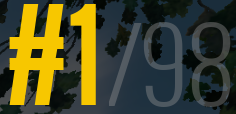
#> input picture datasets/pubg/cropped_images_manual/score_pubg_102.png, 236 x 114 px, found by its file name; its folder holds only this picture in this run
$ jupyter execute --allow-errors Text_extraction_v2.ipynb   (shell and % lines are left out)
#> lines starting #> are read from the running program, lines starting #| are printed output that depends on the picture
<a href="https://colab.research.google.com/github/MykhailoFokin/segmentation/blob/master/Text_extraction_v2.ipynb" target="_parent"></a>

# Notebook preparations

## Install required libraries

[cell 1]
# Function for text distance evaluation
# https://pypi.org/project/textdistance/
# https://pypi.org/project/python-Levenshtein/

[cell 2]
## Tesseract
try:
    from PIL import Image
except ImportError:
    import Image
import pytesseract

#pytesseract.pytesseract.tesseract_cmd = r'/usr/local/bin/pytesseract'

## Copy source data

[cell 3]
# Github repo with source data (images, etc)

[cell 4]
WORKDIR = 'segmentation'

[cell 5]
"""
# Commented block in case we need crop images once more
from pycocotools.coco import COCO
from tqdm import tqdm


TARGET_FOLDER = 'pubg' # all images
#TARGET_FOLDER = 'pubg_only_pc'

CLASSES = {'score':1, 'stat':2, 'username':3}

coco = COCO(os.path.join(WORKDIR, 'pubg.json'))

cat_ids = coco.getCatIds(catNms=['games'])
img_ids = coco.getImgIds(catIds=cat_ids)
imgs = coco.loadImgs(img_ids)

masks = []
for img in tqdm(imgs, 'Crop images'):
    ann_ids = coco.getAnnIds(imgIds=img['id'], catIds=cat_ids)
    anns = coco.loadAnns(ann_ids)

    mask = np.zeros((img['height'], img['width']))
    for ann in anns:
      if Path(os.path.join(WORKDIR, 'datasets', TARGET_FOLDER, img['file_name'])).is_file() :
        image = cv2.imread(os.path.join(os.path.join(WORKDIR, 'datasets', TARGET_FOLDER), img['file_name']))
        x,y,w,h = ann["bbox"]
        if (w!=0 and h!=0) :
          crop_img = image[y:y+h, x:x+w]
          cv2.imwrite(os.path.join(WORKDIR, 'datasets', 'cropped_images_manual', ann['metadata']['name'] + '_' + img['file_name'][:-3]+"png"), crop_img)
"""

## Imports

[cell 6]
import os
import cv2
import keras
import matplotlib.pyplot as plt
import tensorflow.compat.v1 as tf
import numpy as np
import pandas as pd
import math
from pathlib import Path
from google.colab import files
from Levenshtein import *

# Main text proccessing class and helper functions

## Helper function for data visualization

[cell 7]
# helper function for data visualization
# [21 lines left out: functions visualize, denormalize, not called in this run]

## Main working class. This is our work model

[cell 8]
class TextProcessor:

  def __init__(
            self,
            work_dir,
            preprocessing=None,
            preprocessing_add_border=None,
            print_first_3=False,
            preprocessing_resize_3033=None,
            improve_quality_for_small=None,
            use_grayscale=None,
            filter_list=None,
    ):
        self.work_dir = work_dir
        self.text_boxes = dict()
        self.preprocessing = preprocessing
        self.preprocessing_add_border = preprocessing_add_border
        self.print_first_3 = print_first_3
        self.bordersize = 2
        self.preprocessing_resize_3033=preprocessing_resize_3033
        self.default_model_lang = 'eng'
        self.model_lang = self.default_model_lang
        self.__load_csv_source_data() # load data from ground thruth file
#> (reads text_data.csv from the repository)
        self.improve_quality_for_small = improve_quality_for_small
        self.grayscale = use_grayscale
        self.filter_list = filter_list

  def process_data(self, process_flag=1) :
    #for r, d, f in os.walk(os.path.join(WORKDIR, 'datasets', 'cropped_images')):
#> called with process_flag = 2
    first_3_counter = 0
    for r, d, f in os.walk(self.work_dir):
        for file in f:
            if '.png' in file:

              # Filter if needed (skip and continue from new iteration)
              if self.filter_list != None:
                if file.split("_",2)[2][0:3] not in self.filter_list:
                  continue

              if self.grayscale :
                image = cv2.imread(os.path.join(self.work_dir, file), 0)
              else :
                image = cv2.imread(os.path.join(self.work_dir, file))
#> image is the input picture: shape (114, 236, 3); mean B, G, R 40, 73.9, 74.1
              image = cv2.cvtColor(image, cv2.COLOR_BGR2RGB)
              #image = cv2.cvtColor(image, cv2.COLOR_BGR2GRAY)
              #image = cv2.resize(image, new_size, interpolation = cv2.INTER_NEAREST)

              image = self.__preprocess_image(image, file)

              if process_flag == 1:
                if (file.startswith('username')) :
                  boxes = pytesseract.image_to_boxes(image, lang=self.model_lang, config='--psm 6 lstmbox')
                else :
                  boxes = pytesseract.image_to_boxes(image, lang=self.model_lang, config='--psm 6 -c tessedit_char_whitelist="01234567890#/ " lstmbox')
              elif process_flag == 2:
                if (file.startswith('username')) :
                  boxes = pytesseract.image_to_string(image, lang=self.model_lang, config='--psm 6 lstmbox')
                else :
                  boxes = pytesseract.image_to_string(image, lang=self.model_lang, config='--psm 6 -c tessedit_char_whitelist="01234567890#/ " lstmbox')
              else :
                raise Exception('Unknown processing flag {}. Only 1(boxes) and 2(strings) are allowed.'.format(process_flag))

              with open(os.path.join(self.work_dir, 'lstmbox', file[:-3]+"txt"),'w') as f: f.write(str(boxes))
              #self.text_boxes.append(file[:-3], boxes)
              self.text_boxes[file] = boxes

              if self.print_first_3 :
                if first_3_counter<=4 :
                  self.print_recognized(image, boxes)
                  first_3_counter+=1

  def __preprocess_image(self, input_image, filename) :
    '''
      Apply all kinds of preprocessing in one method - to be able use it in other ones
    '''

    image = input_image

    if self.improve_quality_for_small :
      '''
        Almost the same as resize_3033 but target size hardcoded as 40
          and this applied on images that in height is lower than 40 pixels
      '''
      shape0 = 40
      if (image.shape[0] < 40) :
        #koef1 = 1 + (image.shape[0] / 40)
        koef1 = 40 / image.shape[0]
        #image = cv2.resize(image, (shape0,int(image.shape[1]*koef1)), interpolation = cv2.INTER_NEAREST)
        image = cv2.resize(image, (int(image.shape[1]*koef1),shape0), interpolation = cv2.INTER_NEAREST)

    if self.preprocessing_add_border :
      image = cv2.copyMakeBorder(
          image,
          top=self.bordersize,
          bottom=self.bordersize,
          left=self.bordersize,
          right=self.bordersize,
          borderType=cv2.BORDER_CONSTANT,
          value=255
      )

    if self.preprocessing == 'BINARY' :
      if 'score' in filename :
        ret,image = cv2.threshold(image,70,255,cv2.THRESH_BINARY)
      else :
        ret,image = cv2.threshold(image,127,255,cv2.THRESH_BINARY)
    elif self.preprocessing == 'OTSU' : # doesn't work with GRAY images
      image = cv2.cvtColor(image, cv2.COLOR_RGB2GRAY)
      ret,image = cv2.threshold(image,0,255,cv2.THRESH_BINARY+cv2.THRESH_OTSU)
    elif self.preprocessing == 'OTSU2' : # doesn't work with GRAY images
      image = cv2.cvtColor(image, cv2.COLOR_RGB2GRAY)
      ret,image = cv2.threshold(image,0,255,cv2.THRESH_OTSU)
    elif self.preprocessing == 'BINARY_MANUAL' :
      ret,image = cv2.threshold(image,50,255,cv2.THRESH_BINARY)
    elif self.preprocessing == 'BINARY_INV' :
      if 'score' in filename :
        ret,image = cv2.threshold(image,70,255,cv2.THRESH_BINARY_INV)
      else :
        #ret,image = cv2.threshold(image,127,255,cv2.THRESH_BINARY_INV)
        ret,image = cv2.threshold(image,150,255,cv2.THRESH_BINARY_INV)

    if self.preprocessing_resize_3033 :
      '''
        Tesseract of approximately version 3 gives us better result on letter size about 30-33 pixels.

        Short description of values from target size formula
        Let's take 2 pixel as default border of picture (approximate size as we cropped images before, somewhere bigger somewhere lower). Summary is 4
        In this case we will take 33 as target value of letter size
        If we have additional border as preprocessing, let's add it to target size
      '''
      if self.preprocessing_add_border:
        additional_border_size = self.bordersize*2
      else :
        additional_border_size = 0
      target_size = 33 + 4 + additional_border_size
      #width_koef = 1 + (image.shape[0] / target_size)
      width_koef = target_size / image.shape[0]
      #image = cv2.resize(image, (target_size,int(image.shape[1]*width_koef)), interpolation = cv2.INTER_NEAREST)
      image = cv2.resize(image, (int(image.shape[1]*width_koef),target_size), interpolation = cv2.INTER_NEAREST)
      # image = cv2.resize(image, (target_size,target_size), interpolation = cv2.INTER_NEAREST)

    return image

  # [5 lines left out: function image_text_to_boxes, not called in this run]

  def image_text_to_strings(self, model) :
      if model :
        self.model_lang = model
      self.process_data(2)
#> (the call stopped at in process_data, `boxes = pytesseract.image_to_string(image, lang=self.model_lang, confi..`: pytesseract is not available in this run)
      self.model_lang = self.default_model_lang

  # [34 lines left out: functions text_boxes_to_file, print_recognized, print_examples, not called in this run]

  def evaluate_manual(self, class_mask='ALL'):
    #ground_truth = pd.read_csv(os.path.join(WORKDIR, 'text_data.csv'), sep='|')
    #ground_truth.drop('Unnamed: 0', axis=1, inplace=True)
    #ground_truth.drop('Unnamed: 5', axis=1, inplace=True)

    #if self.eval_table : # in case csv was not loaded
    #  self.__load_csv_source_data() # load data from ground thruth file

    '''
      Levenshtein is calculated by following formula:
        LevenshteinScore = 100 - round( ( Levenshtein_distance / length_of_ground_truth ) * 100 , 2)

        - where:
          Levenshtein_distance is library function for calculating distance between two words by Levenshtein
          length_of_ground_truth is length of word from ground truth file (real value o picture)
          * 100 is to get percentage value from [distance / length]
          round is function to round value, as paramter we pass 2 digits after 0
          100 - round(...) is to reverse value for better user experince. It's more natural observe percent value as growing value. It's mean that the more the better result
    '''
#> called with class_mask = 'ALL'

    ground_truth = self.eval_table

    for item in self.text_boxes:
      #print(item)
      str_index = item.find('_')
      source_file_name = item[str_index+1:-3]+'jpg'
      if (class_mask == 'ALL' or item[:str_index] == class_mask) :
        #print(source_file_name)
        class_name = item[:str_index]
        class_name_eval = class_name + '_eval'
        class_name_tessdata = class_name + '__tessdata'
        class_name_lev = class_name + '_lev'
        #print(class_name)
        #print(source_file_name)
        z = ground_truth.loc[ground_truth['image_name'] == source_file_name][class_name].values[0]
        if z == z :
          #z = z.replace(" ", "") # remove spaces
          ground_truth.loc[ground_truth['image_name'] == source_file_name,class_name_tessdata] = self.text_boxes[item]
          ground_truth.loc[ground_truth['image_name'] == source_file_name,class_name_lev] = 100 - round(distance(self.text_boxes[item],z)/len(z)*100,2)
          if (self.text_boxes[item] == z) :
            ground_truth.loc[ground_truth['image_name'] == source_file_name,class_name_eval] = 1
          else :
            ground_truth.loc[ground_truth['image_name'] == source_file_name,class_name_eval] = 0
        else :
          ground_truth.loc[ground_truth['image_name'] == source_file_name,class_name_tessdata] = 0
          ground_truth.loc[ground_truth['image_name'] == source_file_name,class_name_eval] = 1
    #ground_truth.loc[ground_truth['image_name'] == source_file_name,'LevenshteinScore'] = (ground_truth.loc[ground_truth['image_name'] == source_file_name]['username_lev'].values[0] +
    ground_truth['LevenshteinScore'] = (ground_truth['username_lev'].values[0] + ground_truth['score_lev'].values[0] + ground_truth['stat_lev'].values[0])/3

    # Final block - set eval table property and return
    self.eval_table = ground_truth
    self.__reorder_columns() ## reorder columns by names. Source: self.eval_table
    evaluation = self.calculate_eval_fullwords(class_mask)
    """evaluation = 0
    #print(ground_truth.shape[0])
    if (class_mask == 'ALL') :
      evaluation = (ground_truth['score_eval'].sum() + ground_truth['stat_eval'].sum() + ground_truth['username_eval'].sum() ) / (ground_truth.shape[0]*3)
    elif class_mask=='stat' :
      evaluation = (ground_truth['stat_eval'].sum() ) / (ground_truth.shape[0])
    elif class_mask=='score' :
      evaluation = (ground_truth['score_eval'].sum() ) / (ground_truth.shape[0])
    elif class_mask=='username' :
      evaluation = ( ground_truth['username_eval'].sum() ) / (ground_truth.shape[0])
    #return (ground_truth['score_eval'].sum() + ground_truth['stat_eval'].sum() + ground_truth['username_eval'].sum() ) / (ground_truth.shape[0]*3)
    """
    return evaluation

  # [19 lines left out: functions print_one_example, download_table, not called in this run]

  def print_eval_score(self) :
    print("score")

  # [31 lines left out: functions calculate_eval_Levenshtein, calculate_eval_fullwords, not called in this run]

  def getTop(self, class_mask, returnNumber) :
    self.__sort_eval_table(class_mask)
    return self.eval_table_sorted.tail(returnNumber)

  def getWorst(self, class_mask, returnNumber) :
    self.__sort_eval_table(class_mask)
    return self.eval_table_sorted.head(returnNumber)

  def __sort_eval_table(self, class_mask) :
    if (class_mask == 'ALL') :
      self.eval_table_sorted = self.eval_table.sort_values('LevenshteinScore')
    elif class_mask=='stat' :
      self.eval_table_sorted = self.eval_table.sort_values('stat_lev')
    elif class_mask=='score' :
      self.eval_table_sorted = self.eval_table.sort_values('score_lev')
    elif class_mask=='username' :
      self.eval_table_sorted = self.eval_table.sort_values('username_lev')
    else :
      raise "Wrong class_mask for sort. Should be one of: ALL, score, stat, username."

  def __load_csv_source_data(self) :
    ground_truth = pd.read_csv(os.path.join(WORKDIR, 'text_data.csv'), sep='|')
    ground_truth.drop('Unnamed: 0', axis=1, inplace=True)
    ground_truth.drop('Unnamed: 5', axis=1, inplace=True)
    ground_truth.drop(ground_truth[ground_truth.image_name == 'pubg_100.jpg'].index, inplace=True)
    self.eval_table = ground_truth

  # [5 lines left out: function __reorder_columns, not called in this run]

[cell 9]
#!mkdir '$WORKDIR/datasets/cropped_images_manual/lstmbox'

## Copy trained model to source tesseract folder

[cell 10]
# Copy trained model to source tesseract folder
os.rename('segmentation/text_extraction/pubg/AgencyFB','segmentation/text_extraction/pubg/AgencyFB.traineddata')

# Model testing

[cell 11]
# Lets create global results table
data = [['cropped_images_manual_full', 'AgencyFB', 'ALL', 'None', False, False, False, False, 0, 0]]
resultTable = pd.DataFrame(data, columns = ['Dataset', 'Model', 'Class', 'Preprocessing', 'Border', 'Resize_3033', 'ImproveQualityForSmall', 'GrayScale', 'FullTextScore', 'LevenshteinScore'])

## Basic run without any preprocessing. Just using pre-trained model

[cell 12]
# Trained model - ALL IMAGES
#x = TextProcessor(os.path.join(WORKDIR, 'datasets', 'cropped_images_manual'))
x = TextProcessor(os.path.join(WORKDIR, 'datasets', 'pubg', 'cropped_images_manual'))

x.image_text_to_strings('AgencyFB')

#for item in x.text_boxes:
#  print(x.text_boxes[item])

#> (the rest of this cell did not finish here and is left out)

### Print top 5 best and worst

#> (a cell that did not finish here is left out)

#> (a cell that did not finish here is left out)


### Download results from colab to your computer

[cell 15]
# Download results
#from google.colab import files
#x.eval_table.to_csv('eval2.csv', encoding='utf-8')
#!zip -r eval2.zip eval2.csv
#files.download("eval2.zip")

### Same execution. But evaluation only for class "SCORE"

#> (a cell that did not finish here is left out)

lev_score = x.calculate_eval_Levenshtein('score')

print(fulltext_score)
print(lev_score)

resultTable = resultTable.append({'Dataset' : 'cropped_images_manual_full',
                    'Model' : 'AgencyFB',
                    'Class' : 'score',
                    'Preprocessing' : 'None',
                    'Border' : False,
                    'Resize_3033' : False,
                    'ImproveQualityForSmall' : False,
                    'GrayScale' : False,
                    'FullTextScore' : fulltext_score,
                    'LevenshteinScore' : lev_score} , ignore_index=True)

### Evaluation for class "USERNAME"

#> (a cell that did not finish here is left out)

lev_score = x.calculate_eval_Levenshtein('username')

print(fulltext_score)
print(lev_score)

resultTable = resultTable.append({'Dataset' : 'cropped_images_manual_full',
                    'Model' : 'AgencyFB',
                    'Class' : 'username',
                    'Preprocessing' : 'None',
                    'Border' : False,
                    'Resize_3033' : False,
                    'ImproveQualityForSmall' : False,
                    'GrayScale' : False,
                    'FullTextScore' : fulltext_score,
                    'LevenshteinScore' : lev_score} , ignore_index=True)

### Evaluation for class "STAT"

#> (a cell that did not finish here is left out)

lev_score = x.calculate_eval_Levenshtein('stat')

print(fulltext_score)
print(lev_score)

resultTable = resultTable.append({'Dataset' : 'cropped_images_manual_full',
                    'Model' : 'AgencyFB',
                    'Class' : 'stat',
                    'Preprocessing' : 'None',
                    'Border' : False,
                    'Resize_3033' : False,
                    'ImproveQualityForSmall' : False,
                    'GrayScale' : False,
                    'FullTextScore' : fulltext_score,
                    'LevenshteinScore' : lev_score} , ignore_index=True)

## Execution on default model (already existed as tesseract)

[cell 19]
# Default model
x = TextProcessor(os.path.join(WORKDIR, 'datasets','pubg',  'cropped_images_manual'))

x.image_text_to_strings('eng')
#> (the call stopped at in process_data, `boxes = pytesseract.image_to_string(image, lang=self.model_lang, confi..`: pytesseract is not available in this run)

#for item in x.text_boxes:
#  print(x.text_boxes[item])

#> (the rest of this cell did not finish here and is left out)

lev_score = x.calculate_eval_Levenshtein('ALL')

print(fulltext_score)
print(lev_score)

resultTable = resultTable.append({'Dataset' : 'cropped_images_manual_full',
                    'Model' : 'Default',
                    'Class' : 'ALL',
                    'Preprocessing' : 'None',
                    'Border' : False,
                    'Resize_3033' : False,
                    'ImproveQualityForSmall' : False,
                    'GrayScale' : False,
                    'FullTextScore' : fulltext_score,
                    'LevenshteinScore' : lev_score} , ignore_index=True)

[cell 20]
# Download results
#from google.colab import files
#x.eval_table.to_csv('eval1.csv', encoding='utf-8')
#!zip -r eval1.zip eval1.csv
#files.download("eval1.zip")

# Different approaches

## Single parameter run. To review influence by each on pure dataset

### Improved quality

[cell 21]
# Trained model - ALL IMAGES
#x = TextProcessor(os.path.join(WORKDIR, 'datasets', 'cropped_images_manual'))
x = TextProcessor(os.path.join(WORKDIR, 'datasets', 'pubg', 'cropped_images_manual'),improve_quality_for_small=True)

x.image_text_to_strings('AgencyFB')
#> (the call stopped at in process_data, `boxes = pytesseract.image_to_string(image, lang=self.model_lang, confi..`: pytesseract is not available in this run)

#for item in x.text_boxes:
#  print(x.text_boxes[item])

#> (the rest of this cell did not finish here and is left out)

lev_score = x.calculate_eval_Levenshtein('ALL')

print(fulltext_score)
print(lev_score)

resultTable = resultTable.append({'Dataset' : 'cropped_images_manual_full',
                    'Model' : 'AgencyFB',
                    'Class' : 'ALL',
                    'Preprocessing' : 'None',
                    'Border' : False,
                    'Resize_3033' : False,
                    'ImproveQualityForSmall' : True,
                    'GrayScale' : False,
                    'FullTextScore' : fulltext_score,
                    'LevenshteinScore' : lev_score} , ignore_index=True)

### Add border to each picture

[cell 22]
# Trained model - ALL IMAGES
x = TextProcessor(os.path.join(WORKDIR, 'datasets', 'pubg', 'cropped_images_manual'), preprocessing_add_border=True)

x.image_text_to_strings('AgencyFB')
#> call 4 of __preprocess_image, with filename = 'score_pubg_102.png'
#> in __preprocess_image (call 4), `image = cv2.copyMakeBorder( image, top=self.bordersize, bottom=self.bo..`:
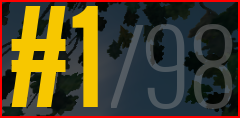
#> image: shape (118, 240, 3); mean R, G, B 83.1, 70.2, 38
#> (the call stopped at in process_data, `boxes = pytesseract.image_to_string(image, lang=self.model_lang, confi..`: pytesseract is not available in this run)

#for item in x.text_boxes:
#  print(x.text_boxes[item])

#> (the rest of this cell did not finish here and is left out)

lev_score = x.calculate_eval_Levenshtein('ALL')

print(fulltext_score)
print(lev_score)

resultTable = resultTable.append({'Dataset' : 'cropped_images_manual_full',
                    'Model' : 'AgencyFB',
                    'Class' : 'ALL',
                    'Preprocessing' : 'None',
                    'Border' : True,
                    'Resize_3033' : False,
                    'ImproveQualityForSmall' : False,
                    'GrayScale' : False,
                    'FullTextScore' : fulltext_score,
                    'LevenshteinScore' : lev_score} , ignore_index=True)

[cell 23]
# Download results
#from google.colab import files
#x.eval_table.to_csv('evald1.csv', encoding='utf-8')
#!zip -r evald1.zip evald1.csv
#files.download("evald1.zip")

### Add resize image to optimal 30-33 size of character

[cell 24]
# Trained model - ALL IMAGES
# Add preprocessing_resize_3033
x = TextProcessor(os.path.join(WORKDIR, 'datasets', 'pubg', 'cropped_images_manual'), preprocessing_resize_3033=True)

x.image_text_to_strings('AgencyFB')
#> in __preprocess_image (call 5), `image = cv2.resize(image, (int(image.shape[1]*width_koef),target_size)..`:
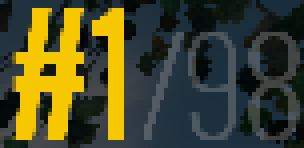
#> image: shape (37, 76, 3) (shown 4 times larger); mean R, G, B 72.6, 72.7, 40.3
#> (the call stopped at in process_data, `boxes = pytesseract.image_to_string(image, lang=self.model_lang, confi..`: pytesseract is not available in this run)

#for item in x.text_boxes:
#  print(x.text_boxes[item])

#> (the rest of this cell did not finish here and is left out)

#> (the rest of the program and of its run is left out)
